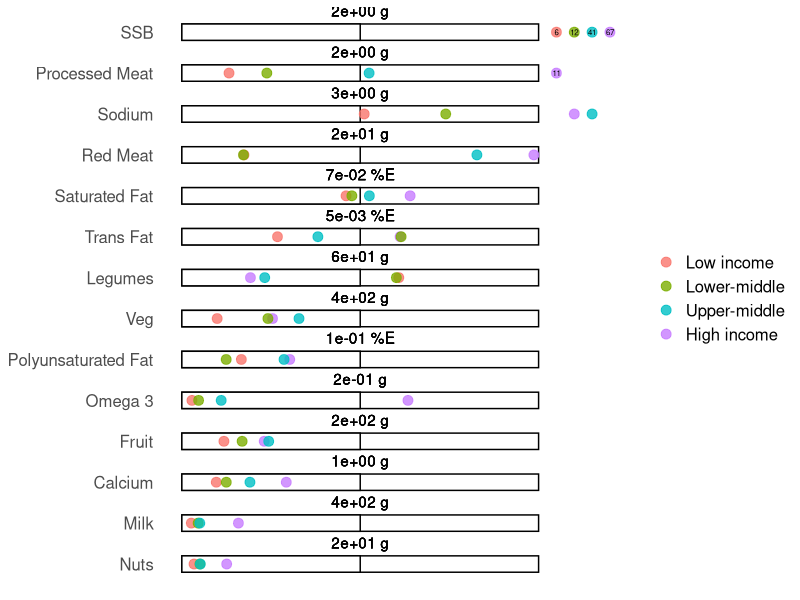
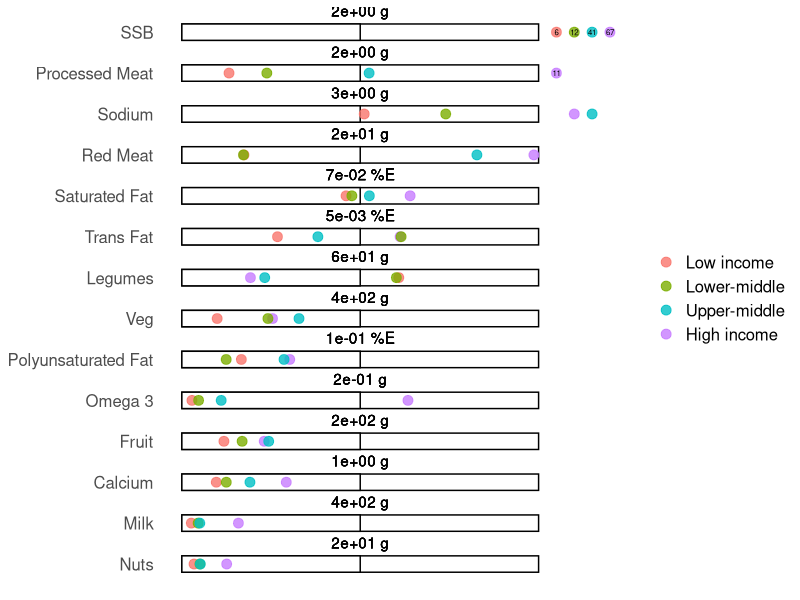

Source code (R) for these figures, in order:
list.of.packages <- c("data.table","ggplot2")
new.packages <- list.of.packages[!(list.of.packages %in% installed.packages()[,"Package"])]
if(length(new.packages)) install.packages(new.packages)
lapply(list.of.packages, require, character.only=T)

setwd("C:/git/GNR2018")

chart.data = read.csv("Food per income group data.csv")
chart.data$class = factor(chart.data$class,levels=c("Low income", "Lower-middle", "Upper-middle","High income"))
food.order = c(
  "Calcium",
  # "Eggs",
  # "Fish",
  "Fruit",
  "Legumes",
  "Milk",
  "Nuts",
  "Omega 3",
  # "Poultry",
  "Processed Meat",
  "Red Meat",
  # "Refined Grain",
  "Sodium",
  "SSB",
  # "Starchy Veg",
  # "Total Dairy",
  # "Total Sugar",
  "Veg",
  "Grain",
  "Polyunsaturated Fat",
  "Saturated Fat",
  "Trans Fat"
)
chart.data$percent = chart.data$value/chart.data$recommended
chart.data = subset(chart.data, food %in% food.order)
mean.tab = data.table(chart.data)[,.(mean_val=mean(percent)),by=.(food)]
mean.tab = mean.tab[order(-mean.tab$mean_val),]
food.order = mean.tab$food
chart.data = merge(chart.data,mean.tab,by="food",all.x=T)
chart.data = chart.data[order(-chart.data$mean_val),]
# food.order = food.order[order(food.order)]
# chart.data = chart.data[order(chart.data$food),]
chart.data$column = 1
chart.data$food = factor(chart.data$food,levels=rev(food.order))
max.percent = min(max(chart.data$percent,na.rm=T),2)

# Outliers
chart.data$outlier = 0
chart.data$outlier[which(chart.data$percent>2)] = 1
chart.data$percent[which(chart.data$percent>2)] = 2.1
# Manual jitter
chart.data$percent[which(chart.data$food=="Sodium" & chart.data$class=="High income")] = 2.2
chart.data$percent[which(chart.data$food=="Sodium" & chart.data$class=="Upper-middle")] = 2.3
chart.data$percent[which(chart.data$food=="Eggs" & chart.data$class=="High income")] = 2.2
chart.data$percent[which(chart.data$food=="SSB")] = c(2.4, 2.1, 2.2, 2.3)

bar.dat = unique(chart.data[c("food","recommended","column")])
bar.dat$class = "Low income"

# for(i in 1:2){
i = 1
  chart.data.sub = subset(chart.data,column==i)
  bar.dat.sub = subset(bar.dat,column==i)
  p=ggplot(chart.data.sub,aes(x=food,colour=class)) +
    geom_bar(data=bar.dat.sub,aes(y=max.percent),fill="white",color="black",stat="identity",width=0.4) +
    geom_bar(data=bar.dat.sub,aes(y=1),fill="white",color="black",stat="identity",width=0.4) +
    geom_point(aes(y=percent),alpha=0.8,size=3) +
    geom_text(aes(y=1,label=paste(format(recommended,digits=1,nsmall=1),unit)),color="black",vjust=-1.3) +
    geom_text(data=subset(chart.data.sub,outlier==1),aes(y=percent,label=round(value)),color="black",size=2) +
    coord_flip() +
    theme_classic() +
    theme(
      axis.title=element_blank(),
      axis.line=element_blank(),
      axis.ticks=element_blank(),
      axis.text.x = element_blank(),
      axis.text.y = element_text(size=12),
      legend.title=element_blank(),
      legend.text = element_text(size=12)
    )
  
  ggsave(paste0("recommended_values.png"),p,width=7.5,height=7.5)
# }
p

